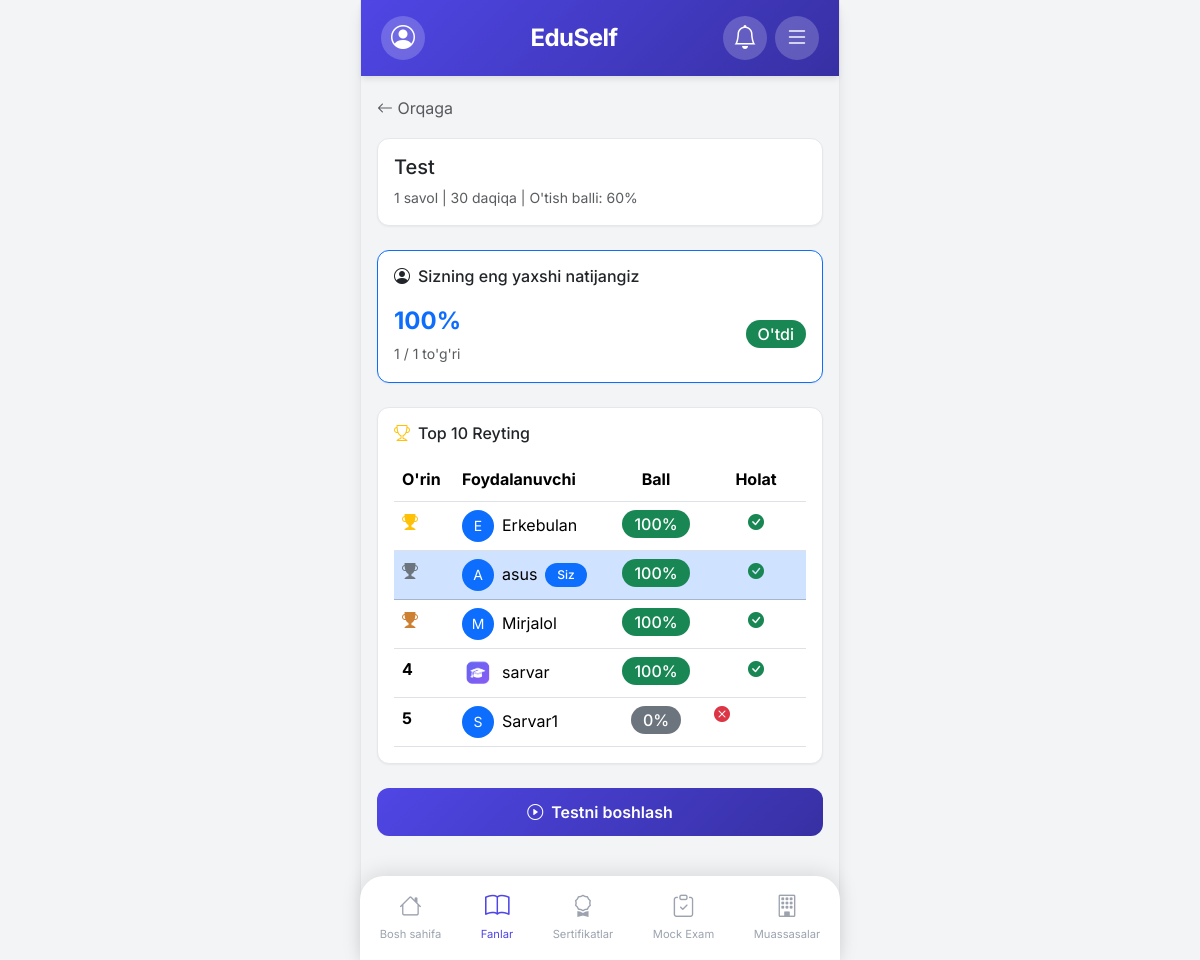
The app's page /tests/1/leaderboard/ (signed in) with its own data.
### core/models.py (models this page shows, shortened)
class Test(models.Model):
    topic = models.ForeignKey(Topic, on_delete=models.CASCADE, related_name='tests', verbose_name="Mavzu")
    title = models.CharField(max_length=200, verbose_name="Test nomi")
    description = models.TextField(blank=True, verbose_name="Tavsif")
    time_limit = models.PositiveIntegerField(default=30, verbose_name="Vaqt limiti (daqiqa)")
    passing_score = models.PositiveIntegerField(default=60, verbose_name="O'tish balli (%)")
    is_active = models.BooleanField(default=True, verbose_name="Faol")
    created_at = models.DateTimeField(auto_now_add=True)
    class Meta:
        ordering = ['-created_at']
        verbose_name = "Test"
        verbose_name_plural = "Testlar"
    def get_questions_count(self):
        return self.questions.count()

class TestResult(models.Model):
    user = models.ForeignKey(settings.AUTH_USER_MODEL, on_delete=models.CASCADE, related_name='test_results')
    test = models.ForeignKey(Test, on_delete=models.CASCADE, related_name='results')
    score = models.PositiveIntegerField(default=0)
    total_questions = models.PositiveIntegerField(default=0)
    correct_answers = models.PositiveIntegerField(default=0)
    passed = models.BooleanField(default=False)
    time_taken = models.PositiveIntegerField(default=0)
    user_answers = models.JSONField(default=dict, blank=True, verbose_name="Foydalanuvchi javoblari")
    completed_at = models.DateTimeField(auto_now_add=True)
    class Meta:
        ordering = ['-completed_at']
        verbose_name = "Test natijasi"
        verbose_name_plural = "Test natijalari"

### accounts/models.py (models this page shows, shortened)
class User(AbstractUser):
    email = models.EmailField(unique=True)
    profile_image = models.ImageField(upload_to='profiles/', blank=True, null=True)
    bio = models.TextField(blank=True)
    created_at = models.DateTimeField(auto_now_add=True)
    updated_at = models.DateTimeField(auto_now=True)

### core/views.py (the view)
# urls.py: path('tests/<int:pk>/leaderboard/', views.test_leaderboard_view, name='test_leaderboard'),
@login_required
def test_leaderboard_view(request, pk):
    test = get_object_or_404(Test, pk=pk, is_active=True)
    from django.db.models import Max
    best_scores = TestResult.objects.filter(test=test).values('user').annotate(
        best_score=Max('score')
    ).values_list('user', 'best_score')
    top_results = []
    for user_id, best_score in best_scores:
        result = TestResult.objects.filter(
            test=test,
            user_id=user_id,
            score=best_score
        ).select_related('user').order_by('-completed_at').first()
        if result:
            top_results.append(result)
    top_results = sorted(top_results, key=lambda x: (-x.score, x.completed_at))[:10]
    user_best = TestResult.objects.filter(test=test, user=request.user).order_by('-score').first()
    context = {
        'test': test,
        'top_results': top_results,
        'user_best': user_best,
    }
    return render(request, 'core/test_leaderboard.html', context)

### core/context_processors.py (called while the page is built)
def site_settings(request):
    try:
        settings = SiteSettings.objects.first()
    except:
        settings = None
    return {'site_settings': settings}

def notifications(request):
    if request.user.is_authenticated:
        user_notifications = Notification.objects.filter(
            user=request.user,
            is_read=False
        )
        global_notifications = Notification.objects.filter(
            is_global=True,
            is_read=False
        )
        all_notifications = (user_notifications | global_notifications).distinct().order_by('-created_at')[:10]
        unread_count = all_notifications.count()
    else:
        all_notifications = []
        unread_count = 0
    return {
        'notifications': all_notifications,
        'unread_notifications_count': unread_count
    }

### templates/core/test_leaderboard.html (shortened to what this page needs)
{% extends 'base.html' %}
{% block content %}
<a href="{% url 'core:topic_detail' test.topic.pk %}" class="text-decoration-none text-muted mb-3 d-inline-block">
    <i class="bi bi-arrow-left"></i> Orqaga
</a>
<div class="card mb-4">
    <div class="card-body">
        <h5 class="mb-2">{{ test.title }}</h5>
        <p class="text-muted mb-0 small">{{ test.get_questions_count }} savol | {{ test.time_limit }} daqiqa | O'tish balli: {{ test.passing_score }}%</p>
    </div>
</div>
{% if user_best %}
<div class="card mb-4 border-primary">
    <div class="card-body">
        <h6 class="mb-3"><i class="bi bi-person-circle me-2"></i>Sizning eng yaxshi natijangiz</h6>
        <div class="d-flex justify-content-between align-items-center">
            <div>
                <div class="fs-4 fw-bold text-primary">{{ user_best.score }}%</div>
                <small class="text-muted">{{ user_best.correct_answers }} / {{ user_best.total_questions }} to'g'ri</small>
            </div>
            <span class="badge {% if user_best.passed %}bg-success{% else %}bg-danger{% endif %} fs-6">
                {% if user_best.passed %}O'tdi{% else %}O'tmadi{% endif %}
            </span>
        </div>
    </div>
</div>
{% endif %}
<div class="card mb-4">
    <div class="card-body">
        <h6 class="mb-3"><i class="bi bi-trophy me-2 text-warning"></i>Top 10 Reyting</h6>
        {% if top_results %}
        <div class="table-responsive">
            <table class="table table-hover mb-0">
                <thead>
                    <tr>
                        <th style="width: 60px;">O'rin</th>
                        <th>Foydalanuvchi</th>
                        <th style="width: 100px;" class="text-center">Ball</th>
                        <th style="width: 100px;" class="text-center">Holat</th>
                    </tr>
                </thead>
                <tbody>
                    {% for result in top_results %}
                    <tr {% if result.user == request.user %}class="table-primary"{% endif %}>
                        <td class="fw-bold">
                            {% if forloop.counter == 1 %}
                                <i class="bi bi-trophy-fill text-warning"></i>
                            {% elif forloop.counter == 2 %}
                                <i class="bi bi-trophy-fill text-secondary"></i>
                            {% elif forloop.counter == 3 %}
                                <i class="bi bi-trophy-fill" style="color: #CD7F32;"></i>
                            {% else %}
                                {{ forloop.counter }}
                            {% endif %}
                        </td>
                        <td>
                            <div class="d-flex align-items-center">
                                {% if result.user.profile_image %}
                                <img src="{{ result.user.profile_image.url }}" alt="{{ result.user.username }}" class="rounded-circle me-2" style="width: 32px; height: 32px; object-fit: cover;">
                                {% else %}
                                <div class="bg-primary text-white rounded-circle me-2 d-flex align-items-center justify-content-center" style="width: 32px; height: 32px; font-size: 14px;">
                                    {{ result.user.username|slice:":1"|upper }}
                                </div>
                                {% endif %}
                                <span>{{ result.user.username }}</span>
                                {% if result.user == request.user %}
                                <span class="badge bg-primary ms-2">Siz</span>
                                {% endif %}
                            </div>
                        </td>
                        <td class="text-center">
                            <span class="badge {% if result.score >= 90 %}bg-success{% elif result.score >= 70 %}bg-warning{% else %}bg-secondary{% endif %} fs-6">
                                {{ result.score }}%
                            </span>
                        </td>
                        <td class="text-center">
                            {% if result.passed %}
                            <i class="bi bi-check-circle-fill text-success"></i>
                            {% else %}
                            <i class="bi bi-x-circle-fill text-danger"></i>
                            {% endif %}
                        </td>
                    </tr>
                    {% endfor %}
                </tbody>
            </table>
        </div>
        {% else %}
        <div class="text-center text-muted py-4">
            <i class="bi bi-inbox fs-1 d-block mb-2"></i>
            <p class="mb-0">Hali hech kim bu testni ishlamagan</p>
        </div>
        {% endif %}
    </div>
</div>
<a href="{% url 'core:take_test' test.pk %}" class="btn btn-primary w-100 mb-4">
    <i class="bi bi-play-circle me-2"></i>Testni boshlash
</a>
{% endblock %}

### static/css/style.css (style rules this page uses)
:root { --primary-color: #4F46E5; --primary-light: #818CF8; --primary-dark: #3730A3; --secondary-color: #10B981; --accent-color: #F59E0B; --danger-color: #EF4444; --background-color: #F3F4F6; --card-bg: #FFFFFF; --text-primary: #1F2937; --text-secondary: #6B7280; --text-muted: #9CA3AF; --border-color: #E5E7EB; --shadow-sm: 0 1px 2px 0 rgba(0, 0, 0, 0.05); --shadow-md: 0 4px 6px -1px rgba(0, 0, 0, 0.1); --shadow-lg: 0 10px 15px -3px rgba(0, 0, 0, 0.1); --radius-sm: 8px; --radius-md: 12px; --radius-lg: 16px; --radius-xl: 24px; }
* { margin: 0; padding: 0; box-sizing: border-box; }
body { font-family: 'Inter', -apple-system, BlinkMacSystemFont, sans-serif; background-color: var(--background-color); color: var(--text-primary); line-height: 1.6; -webkit-font-smoothing: antialiased; }
.card { background: var(--card-bg); border-radius: var(--radius-md); box-shadow: var(--shadow-sm); border: 1px solid var(--border-color); margin-bottom: 16px; overflow: hidden; transition: all 0.3s ease; }
.card-body { padding: 16px; }
.btn { border-radius: var(--radius-md); padding: 12px 24px; font-weight: 600; transition: all 0.3s ease; }
.btn-primary { background: linear-gradient(135deg, var(--primary-color) 0%, var(--primary-dark) 100%); border: none; }
.badge { padding: 6px 12px; border-radius: 20px; font-weight: 500; font-size: 0.75rem; }
.text-danger { display: flex; align-items: flex-start; gap: 6px; }

### records on screen
Test: title "Test", get_questions_count "1", time_limit "30", passing_score "60"
TestResult: score "100", correct_answers "1", total_questions "1", user.username "A", user.username "asus", shows "Siz", passed True (drawn)
TestResult: user.username "E", user.username "Erkebulan", score "100", passed True (drawn)
TestResult: user.username "M", user.username "Mirjalol", score "100", passed True (drawn)
TestResult: user.profile_image (picture), user.username "sarvar", score "100", passed True (drawn)
TestResult: user.username "S", user.username "Sarvar1", score "0", passed False (drawn)
